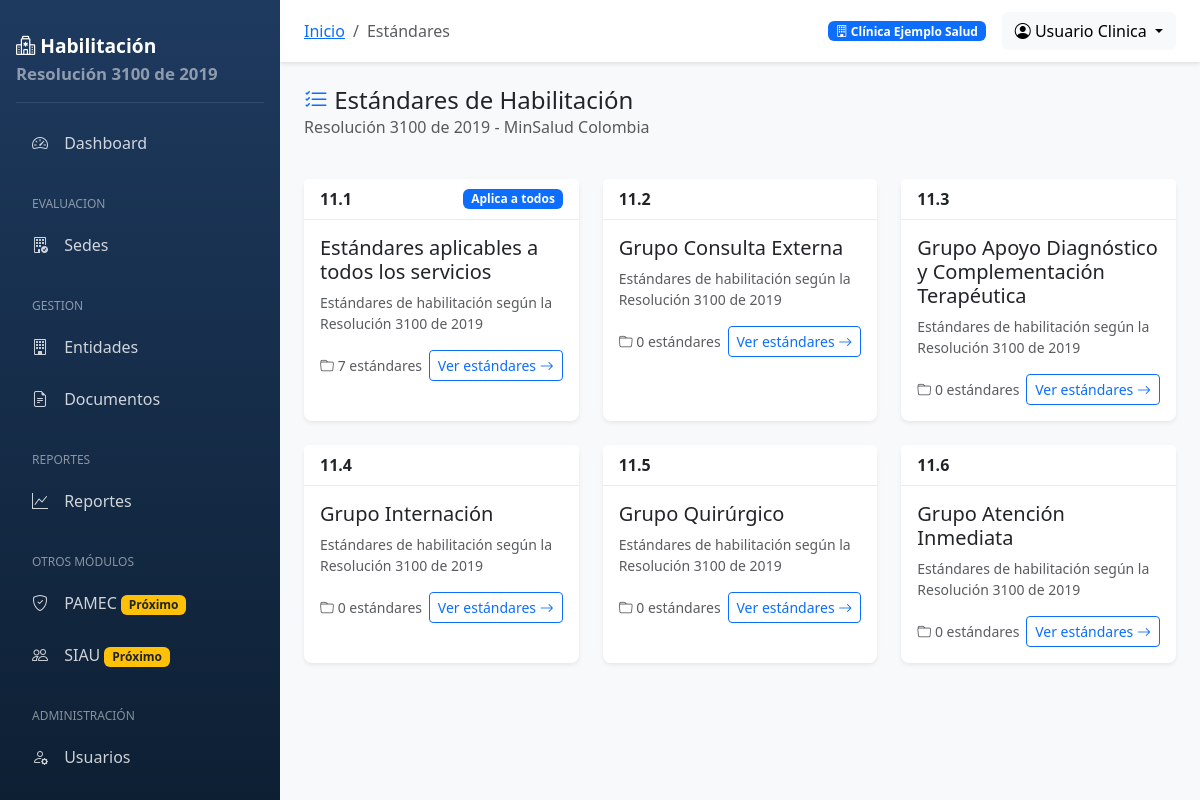
The app's page /estandares/ (signed in), older data.
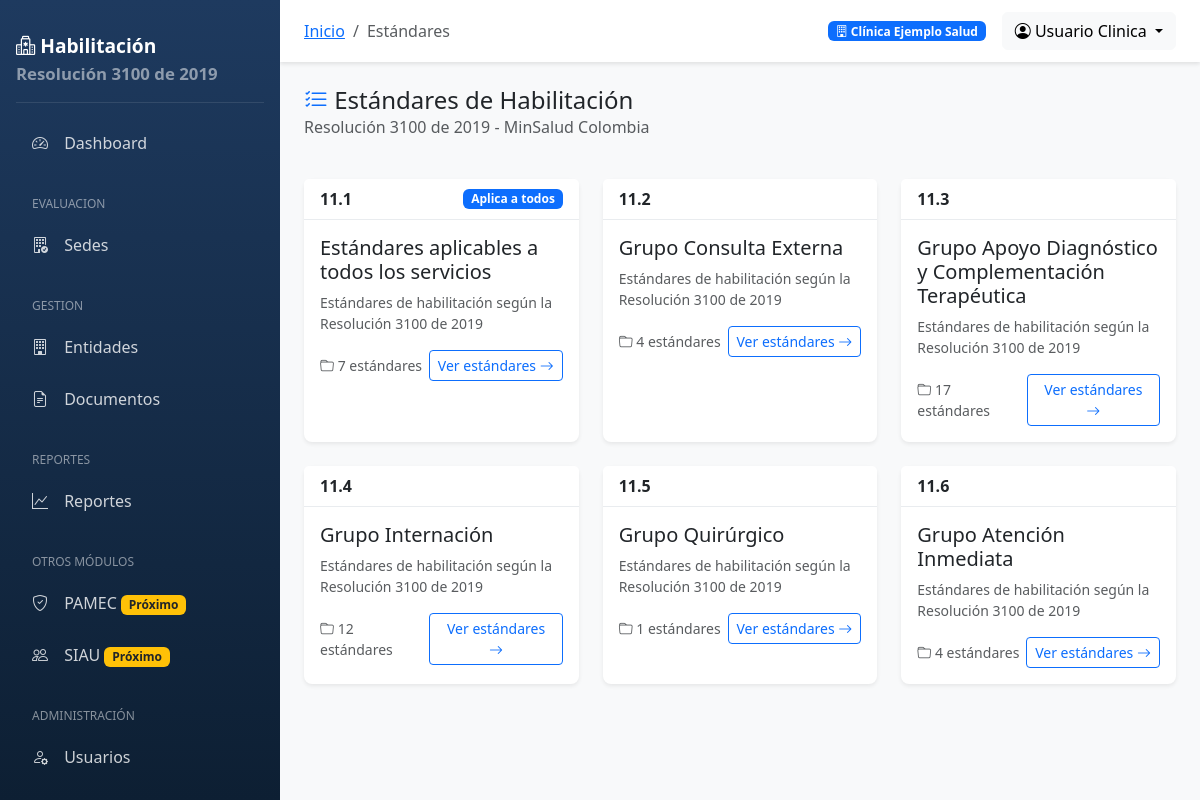
The same page, newer data.
### entidades/models.py (models this page shows, shortened)
class EntidadPrestadora(models.Model):
    ESTADOS = [
        ('ACTIVO', 'Activo'),
        ('INACTIVO', 'Inactivo'),
        ('SUSPENDIDO', 'Suspendido'),
        ('EN_PROCESO', 'En proceso de habilitación'),
    ]
    tipo_prestador = models.ForeignKey(
        TipoPrestador,
        on_delete=models.PROTECT,
        verbose_name='Tipo de prestador'
    )
    razon_social = models.CharField('Razón social', max_length=300)
    nombre_comercial = models.CharField('Nombre comercial', max_length=300, blank=True)
    nit = models.CharField('NIT', max_length=20, unique=True)
    digito_verificacion = models.CharField('Dígito de verificación', max_length=1)
    codigo_reps = models.CharField('Código REPS', max_length=20, unique=True, blank=True, null=True)
    representante_legal = models.CharField('Representante legal', max_length=200)
    documento_representante = models.CharField('Documento representante', max_length=20)
    departamento = models.ForeignKey(
        Departamento,
        on_delete=models.PROTECT,
        verbose_name='Departamento'
    )
    municipio = models.ForeignKey(
        Municipio,
        on_delete=models.PROTECT,
        verbose_name='Municipio'
    )
    direccion = models.CharField('Dirección', max_length=300)
    telefono = models.CharField('Teléfono', max_length=50)
    email = models.EmailField('Correo electrónico')
    sitio_web = models.URLField('Sitio web', blank=True)
    logo = models.ImageField('Logo', upload_to='entidades/logos/', blank=True, null=True)
    gerente = models.CharField('Gerente/Director', max_length=200, blank=True)
    responsable_calidad = models.CharField('Responsable de calidad', max_length=200, blank=True)
    estado = models.CharField('Estado', max_length=20, choices=ESTADOS, default='EN_PROCESO')
    fecha_inscripcion_reps = models.DateField('Fecha inscripción REPS', null=True, blank=True)
    fecha_vencimiento_habilitacion = models.DateField('Fecha vencimiento habilitación', null=True, blank=True)
    fecha_creacion = models.DateTimeField('Fecha de creación', auto_now_add=True)
    fecha_modificacion = models.DateTimeField('Fecha de modificación', auto_now=True)
    creado_por = models.ForeignKey(
        settings.AUTH_USER_MODEL,
        on_delete=models.SET_NULL,
        null=True,
        blank=True,
        related_name='entidades_creadas'
    )
    class Meta:
        verbose_name = 'Entidad Prestadora'
        verbose_name_plural = 'Entidades Prestadoras'
        ordering = ['razon_social']
    @property
    def nombre_display(self):
        return self.nombre_comercial or self.razon_social

### usuarios/models.py (models this page shows, shortened)
class Usuario(AbstractUser):
    ROLES = [
        ('SUPER', 'Super Administrador'),
        ('ADMIN', 'Administrador de Entidad'),
        ('AUDITOR', 'Auditor (Solo lectura)'),
        ('CALIDAD', 'Responsable de Calidad'),
        ('EVALUADOR', 'Evaluador'),
        ('APROBADOR', 'Aprobador'),
        ('CONSULTOR', 'Consultor (Solo lectura)'),
    ]
    username = None  # Deshabilitamos username, usamos email
    email = models.EmailField('Correo electrónico', unique=True)
    primer_nombre = models.CharField('Primer nombre', max_length=50)
    segundo_nombre = models.CharField('Segundo nombre', max_length=50, blank=True)
    primer_apellido = models.CharField('Primer apellido', max_length=50)
    segundo_apellido = models.CharField('Segundo apellido', max_length=50, blank=True)
    documento_identidad = models.CharField('Documento de identidad', max_length=20, blank=True)
    telefono = models.CharField('Teléfono', max_length=20, blank=True)
    cargo = models.CharField('Cargo', max_length=100, blank=True)
    rol = models.CharField('Rol', max_length=20, choices=ROLES, default='CONSULTOR')
    entidad = models.ForeignKey(
        'entidades.EntidadPrestadora',
        on_delete=models.SET_NULL,
        null=True,
        blank=True,
        related_name='usuarios',
        verbose_name='Entidad Prestadora'
    )
    sedes = models.ManyToManyField(
        'entidades.Sede',
        blank=True,
        related_name='usuarios',
        verbose_name='Sedes asignadas'
    )
    foto = models.ImageField('Foto de perfil', upload_to='usuarios/fotos/', blank=True, null=True)
    fecha_ultimo_acceso = models.DateTimeField('Último acceso', null=True, blank=True)
    creado_por = models.ForeignKey(
        'self',
        on_delete=models.SET_NULL,
        null=True,
        blank=True,
        related_name='usuarios_creados'
    )
    objects = UsuarioManager()
    USERNAME_FIELD = 'email'
    REQUIRED_FIELDS = ['primer_nombre', 'primer_apellido']
    class Meta:
        verbose_name = 'Usuario'
        verbose_name_plural = 'Usuarios'
        ordering = ['primer_apellido', 'primer_nombre']
    @property
    def nombre_completo(self):
        nombres = f"{self.primer_nombre} {self.segundo_nombre}".strip()
        apellidos = f"{self.primer_apellido} {self.segundo_apellido}".strip()
        return f"{nombres} {apellidos}".strip()
    @property
    def es_administrador(self):
        return self.rol in ['SUPER', 'ADMIN']

### estandares/models.py (models this page shows, shortened)
class GrupoEstandar(models.Model):
    codigo = models.CharField('Código', max_length=10, unique=True)
    nombre = models.CharField('Nombre', max_length=200)
    descripcion = models.TextField('Descripción', blank=True)
    aplica_todos = models.BooleanField(
        'Aplica a todos los servicios',
        default=False,
        help_text='Indica si este grupo aplica a todos los servicios (como el grupo 11.1)'
    )
    orden = models.PositiveIntegerField('Orden de presentación', default=0)
    activo = models.BooleanField('Activo', default=True)
    class Meta:
        verbose_name = 'Grupo de Estándares'
        verbose_name_plural = 'Grupos de Estándares'
        ordering = ['orden', 'codigo']

### estandares/views.py (the view)
# urls.py: path('', views.lista_grupos, name='lista_grupos'),
@login_required
def lista_grupos(request):
    grupos = GrupoEstandar.objects.filter(activo=True)
    return render(request, 'estandares/grupos/lista.html', {
        'titulo': 'Grupos de Estándares',
        'grupos': grupos,
    })

### core/context_processors.py (called while the page is built)
def global_settings(request):
    context = {
        'SISTEMA_NOMBRE': 'Sistema de Habilitación de Servicios de Salud',
        'SISTEMA_VERSION': '1.0.0',
        'RESOLUCION': 'Resolución 3100 de 2019',
        'HABILITACION_CONFIG': settings.HABILITACION_CONFIG,
    }
    if request.user.is_authenticated:
        context['entidad_actual'] = getattr(request.user, 'entidad', None)
        context['sedes_usuario'] = request.user.sedes.all() if hasattr(request.user, 'sedes') else []
    return context

### templates/estandares/grupos/lista.html (shortened to what this page needs)
{% extends 'base.html' %}
{% block breadcrumb %}
<li class="breadcrumb-item active">Estándares</li>
{% endblock %}
{% block content %}
<div class="row mb-4">
    <div class="col-12">
        <h4 class="mb-0">
            <i class="bi bi-list-check text-primary"></i>
            Estándares de Habilitación
        </h4>
        <p class="text-muted">Resolución 3100 de 2019 - MinSalud Colombia</p>
    </div>
</div>
<div class="row g-4">
    {% for grupo in grupos %}
    <div class="col-md-6 col-lg-4">
        <div class="card h-100">
            <div class="card-header d-flex justify-content-between align-items-center">
                <span class="fw-bold">{{ grupo.codigo }}</span>
                {% if grupo.aplica_todos %}
                <span class="badge bg-primary">Aplica a todos</span>
                {% endif %}
            </div>
            <div class="card-body">
                <h5 class="card-title">{{ grupo.nombre }}</h5>
                <p class="card-text text-muted small">{{ grupo.descripcion|default:"Estándares de habilitación según la Resolución 3100 de 2019" }}</p>
                <div class="d-flex justify-content-between align-items-center">
                    <span class="text-muted small">
                        <i class="bi bi-folder"></i> {{ grupo.estandares.count }} estándares
                    </span>
                    <a href="{% url 'estandares:detalle_grupo' grupo.pk %}" class="btn btn-sm btn-outline-primary">
                        Ver estándares <i class="bi bi-arrow-right"></i>
                    </a>
                </div>
            </div>
        </div>
    </div>
    {% endfor %}
</div>
{% endblock %}

### templates/base.html (shortened to what this page needs)
{% load static %}
<!DOCTYPE html>
<html lang="es">
<head>
    <link href="https://cdn.jsdelivr.net/npm/bootstrap@5.3.2/dist/css/bootstrap.min.css" rel="stylesheet">
    <link href="https://cdn.jsdelivr.net/npm/bootstrap-icons@1.11.1/font/bootstrap-icons.css" rel="stylesheet">
</head>
<body>
    {% if user.is_authenticated %}
    <nav class="sidebar">
        <div class="brand">
            <i class="bi bi-hospital"></i> Habilitación
            <small class="d-block text-white-50">{{ RESOLUCION }}</small>
        </div>
        <ul class="nav flex-column">
            <li class="nav-item">
                <a class="nav-link {% if request.resolver_match.url_name == 'dashboard' %}active{% endif %}" href="{% url 'core:dashboard' %}">
                    <i class="bi bi-speedometer2"></i> Dashboard
                </a>
            </li>
            {% if user.entidad %}
            <li class="nav-section">Evaluacion</li>
            <li class="nav-item">
                <a class="nav-link {% if 'evaluacion' in request.path and 'sede' in request.path %}active{% endif %}" href="{% url 'evaluacion:sedes_evaluar' %}">
                    <i class="bi bi-building-check"></i> Sedes
                </a>
            </li>
            {% endif %}
            <li class="nav-section">Gestion</li>
            <li class="nav-item">
                <a class="nav-link" href="{% url 'entidades:lista' %}">
                    <i class="bi bi-building"></i> Entidades
                </a>
            </li>
            <li class="nav-item">
                <a class="nav-link" href="{% url 'documentos:lista' %}">
                    <i class="bi bi-file-earmark-text"></i> Documentos
                </a>
            </li>
            <li class="nav-section">Reportes</li>
            <li class="nav-item">
                <a class="nav-link" href="{% url 'reportes:dashboard' %}">
                    <i class="bi bi-graph-up"></i> Reportes
                </a>
            </li>
            <li class="nav-section">Otros Módulos</li>
            <li class="nav-item">
                <a class="nav-link" href="{% url 'pamec:dashboard' %}">
                    <i class="bi bi-shield-check"></i> PAMEC
                    <span class="badge bg-warning text-dark ms-auto">Próximo</span>
                </a>
            </li>
            <li class="nav-item">
                <a class="nav-link" href="{% url 'siau:dashboard' %}">
                    <i class="bi bi-people"></i> SIAU
                    <span class="badge bg-warning text-dark ms-auto">Próximo</span>
                </a>
            </li>
            {% if user.es_administrador %}
            <li class="nav-section">Administración</li>
            <li class="nav-item">
                <a class="nav-link" href="{% url 'usuarios:lista' %}">
                    <i class="bi bi-person-gear"></i> Usuarios
                </a>
            </li>
            <li class="nav-item">
                <a class="nav-link" href="{% url 'admin:index' %}">
                </a>
            </li>
            {% endif %}
        </ul>
    </nav>
    <main class="main-content">
        <nav class="navbar-top d-flex justify-content-between align-items-center">
            <div>
                <nav aria-label="breadcrumb" class="d-inline-block">
                    <ol class="breadcrumb mb-0">
                        <li class="breadcrumb-item"><a href="{% url 'core:dashboard' %}">Inicio</a></li>
                        {% block breadcrumb %}{% endblock %}
                    </ol>
                </nav>
            </div>
            <div class="d-flex align-items-center">
                {% if entidad_actual %}
                <span class="badge bg-primary me-3">
                    <i class="bi bi-building"></i> {{ entidad_actual.nombre_display }}
                </span>
                {% endif %}
                <div class="dropdown">
                    <a class="btn btn-light dropdown-toggle" href="#" role="button" data-bs-toggle="dropdown">
                        <i class="bi bi-person-circle"></i> {{ user.nombre_completo|default:user.email }}
                    </a>
                </div>
            </div>
        </nav>
        <div class="content-wrapper">
            {% block content %}{% endblock %}
        </div>
    </main>
    {% else %}
    <div class="container">
        {% block auth_content %}{% endblock %}
    </div>
    {% endif %}
</body>
</html>

### templates/base.html (style rules this page uses)
:root { --primary-color: #0d6efd; --sidebar-width: 280px; }
body { font-family: 'Segoe UI', system-ui, -apple-system, sans-serif; background-color: #f8f9fa; }
.sidebar { position: fixed; top: 0; left: 0; height: 100vh; width: var(--sidebar-width); background: linear-gradient(180deg, #1e3a5f 0%, #0d1f33 100%); padding: 1rem; overflow-y: auto; z-index: 1000; }
.sidebar .brand { color: white; font-size: 1.2rem; font-weight: 600; padding: 1rem 0; border-bottom: 1px solid rgba(255,255,255,0.1); margin-bottom: 1rem; }
.sidebar .nav-link { color: rgba(255,255,255,0.8); padding: 0.75rem 1rem; border-radius: 0.5rem; margin-bottom: 0.25rem; transition: all 0.3s; }
.sidebar .nav-link i { margin-right: 0.75rem; width: 20px; text-align: center; }
.sidebar .nav-section { font-size: 0.75rem; text-transform: uppercase; color: rgba(255,255,255,0.5); padding: 1rem 1rem 0.5rem; margin-top: 0.5rem; }
.main-content { margin-left: var(--sidebar-width); padding: 0; min-height: 100vh; }
.navbar-top { background: white; box-shadow: 0 2px 4px rgba(0,0,0,0.1); padding: 0.75rem 1.5rem; }
.content-wrapper { padding: 1.5rem; }
.card { border: none; box-shadow: 0 0.125rem 0.25rem rgba(0,0,0,0.075); border-radius: 0.5rem; }
.card-header { background: white; border-bottom: 1px solid #e9ecef; font-weight: 600; }

Row changes from the older to the newer data that the page shows:
removed GrupoEstandar: codigo "11.2", nombre "Grupo Consulta Externa", descripcion "Estándares de habilitación según la Resolución 3100 de 2019", estandares.count "0"
removed GrupoEstandar: codigo "11.3", nombre "Grupo Apoyo Diagnóstico y Complementación Terapéutica", descripcion "Estándares de habilitación según la Resolución 3100 de 2019", estandares.count "0"
removed GrupoEstandar: codigo "11.4", nombre "Grupo Internación", descripcion "Estándares de habilitación según la Resolución 3100 de 2019", estandares.count "0"
removed GrupoEstandar: codigo "11.5", nombre "Grupo Quirúrgico", descripcion "Estándares de habilitación según la Resolución 3100 de 2019", estandares.count "0"
removed GrupoEstandar: codigo "11.6", nombre "Grupo Atención Inmediata", descripcion "Estándares de habilitación según la Resolución 3100 de 2019", estandares.count "0"
added GrupoEstandar: codigo "11.2", nombre "Grupo Consulta Externa", descripcion "Estándares de habilitación según la Resolución 3100 de 2019", estandares.count "4"
added GrupoEstandar: codigo "11.3", nombre "Grupo Apoyo Diagnóstico y Complementación Terapéutica", descripcion "Estándares de habilitación según la Resolución 3100 de 2019", estandares.count "17"
added GrupoEstandar: codigo "11.4", nombre "Grupo Internación", descripcion "Estándares de habilitación según la Resolución 3100 de 2019", estandares.count "12"
added GrupoEstandar: codigo "11.5", nombre "Grupo Quirúrgico", descripcion "Estándares de habilitación según la Resolución 3100 de 2019", estandares.count "1"
added GrupoEstandar: codigo "11.6", nombre "Grupo Atención Inmediata", descripcion "Estándares de habilitación según la Resolución 3100 de 2019", estandares.count "4"
